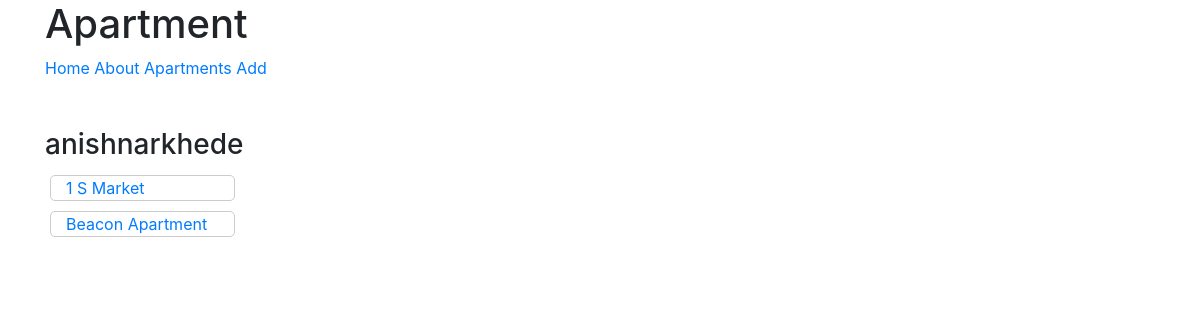
Page /profiles/anishnarkhede/ (signed in) on the earlier database version.
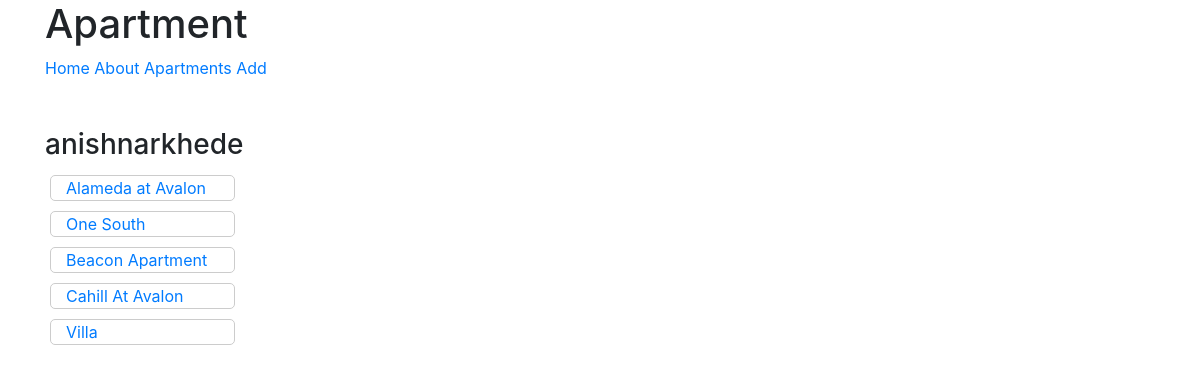
Same page on the later database version.
### apt/models.py (models this page shows, shortened)
class apartment(models.Model):
    owner = models.ForeignKey(User)
    apt_id = models.AutoField(primary_key=True)
    name = models.CharField(max_length=50)
    city = models.CharField(max_length=30)
    address = models.CharField(max_length=120)
    rating = models.IntegerField(validators=[MinValueValidator(0),
                                       MaxValueValidator(5)])
    capacity = models.IntegerField(validators=[MinValueValidator(2),
                                              MaxValueValidator(7)])
    amenities = models.CharField(max_length=500)
    lat = models.FloatField(default=0)
    long = models.FloatField(default=0)
    timestamp = models.DateTimeField(auto_now_add=True)
    updated = models.DateTimeField(auto_now=True)
    slug = models.SlugField(null=True,blank=True)
    def get_absolute_url(self):
        return reverse('apartment-detail',kwargs={'slug':self.slug})

### profiles/views.py (the view)
# urls.py: url(r'^profiles/(?P<username>[\w-]+)/$',ProfileDetailView.as_view(),name='profile-detail'),
class ProfileDetailView(LoginRequiredMixin, DetailView):
    queryset = User.objects.filter(is_active=True)
    template_name = 'profiles/user.html'
    login_url = '/login/'
    def get_object(self):
        username = self.kwargs.get("username")
        if username is None:
            raise Http404
        return get_object_or_404(User,username__iexact=username, is_active=True)

### profiles/templates/profiles/user.html
{% extends "base.html" %}
{% load staticfiles %}
{%block content%}
<div>
<h3>{{ user.username }}</h3>
<div class="container">
    {% for apt in user.apartment_set.all %}
    <div class="row">
        <div class="col-sm-2" style="border:1px solid #ccc; border-radius: 5px; margin : 5px 5px 5px 5px;">
            <a href="{{ apt.get_absolute_url }}"> {{ apt.name }}</a>
        </div>
    </div>
    {% endfor %}
</div>
</div>
{%endblock%}

### templates/base.html (shortened to what this page needs)
<!DOCTYPE html>
<html lang="en">
<head>
</head>
<body>
<h1 class="container">Apartment</h1>
{% include 'snippets/css.html' %}
{% include 'snippets/nav.html' %}
<div class="container">
    <br/><br/>
    {% block content %} {% endblock content %}
</div>
</body>
</html>

### templates/snippets/css.html (shortened to what this page needs)
<link rel="stylesheet" href="https://maxcdn.bootstrapcdn.com/bootstrap/4.0.0-beta.3/css/bootstrap.min.css">
<link href='https://api.tiles.mapbox.com/mapbox-gl-js/v0.43.0/mapbox-gl.css' rel='stylesheet' />
<link href='https://api.mapbox.com/mapbox-gl-js/v0.42.0/mapbox-gl.css' rel='stylesheet' />

### templates/snippets/nav.html
<div class="container">
<a href='{% url "home" %}'>Home</a>
<a href='{% url "home" %}'>About</a>
<a href='{% url "apartments" %}'>Apartments</a>
<a href='{% url "add" %}'>Add</a>
</div>

Differences in the rows shown:
removed apartment: name "1 S Market"
added apartment: name "Alameda at Avalon"
added apartment: name "One South"
added apartment: name "Cahill At Avalon"
added apartment: name "Villa"
